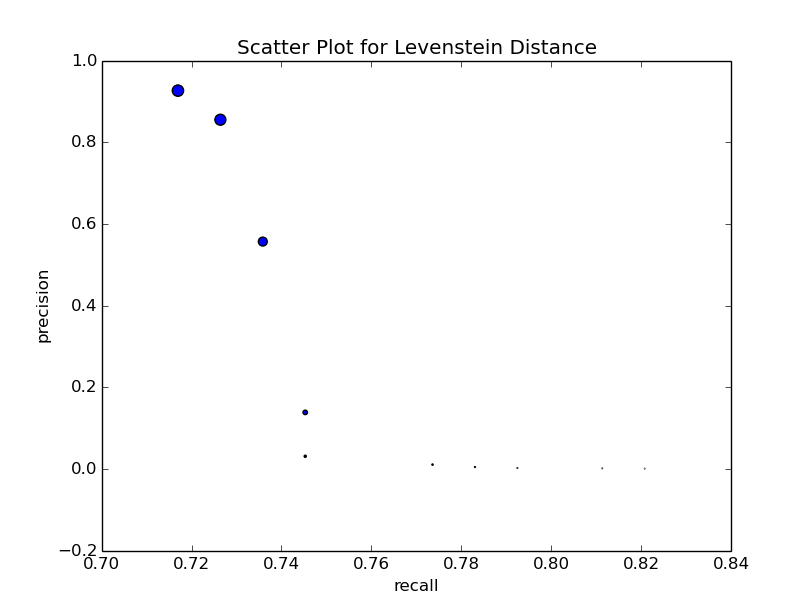

This chart was generated by the following Python code:
import Levenshtein as L
import pandas as pd
from pylab import *
import matplotlib.pyplot as plt
resto = pd.read_csv('restaurants.csv')
resto['dummy'] = 0
prod = pd.merge(resto, resto, on='dummy')


clusters = pd.merge(resto, resto, on='cluster')
clusters = clusters[clusters.id_x > clusters.id_y]
clusters[:10]


# Clean up
del prod['dummy']
del resto['dummy']

# Show that prod is the size of "resto" squared:
prod = prod[prod.id_x > prod.id_y]
prod['distance'] = prod.apply(lambda r: L.distance(r['name_x'], r['name_y']), axis=1)


def accuracy(max_distance):
    similar = prod[prod.distance < max_distance]
    correct = float(sum(similar.cluster_x == similar.cluster_y))
    precision = correct / len(similar)
    recall = correct / len(clusters)
    return (precision, recall)

thresholds = range(1, 11)
p = []
r = []

for t in thresholds:
    acc = accuracy(t)
    p.append(acc[0])
    r.append(acc[1])
area = [100*a*b for a,b in zip(p,r)]
plt.xlabel('recall')
plt.ylabel('precision')
plt.title("Scatter Plot for Levenstein Distance")
plt.scatter(r, p, s=area, alpha=1)
#legend(['precision', 'recall'], loc='upper left')
plt.show()
